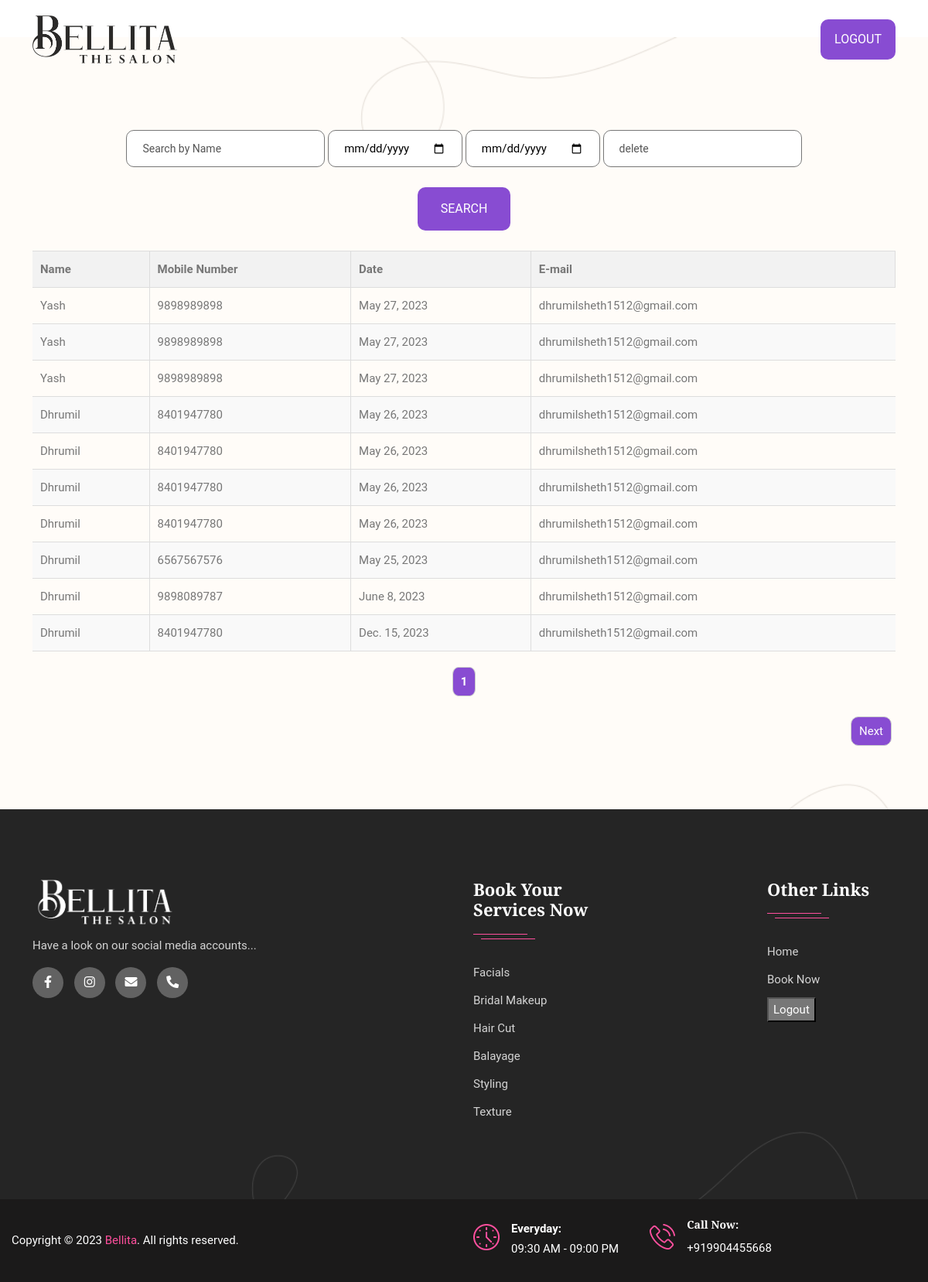
Before: /accounts/profile/ with the older database file.
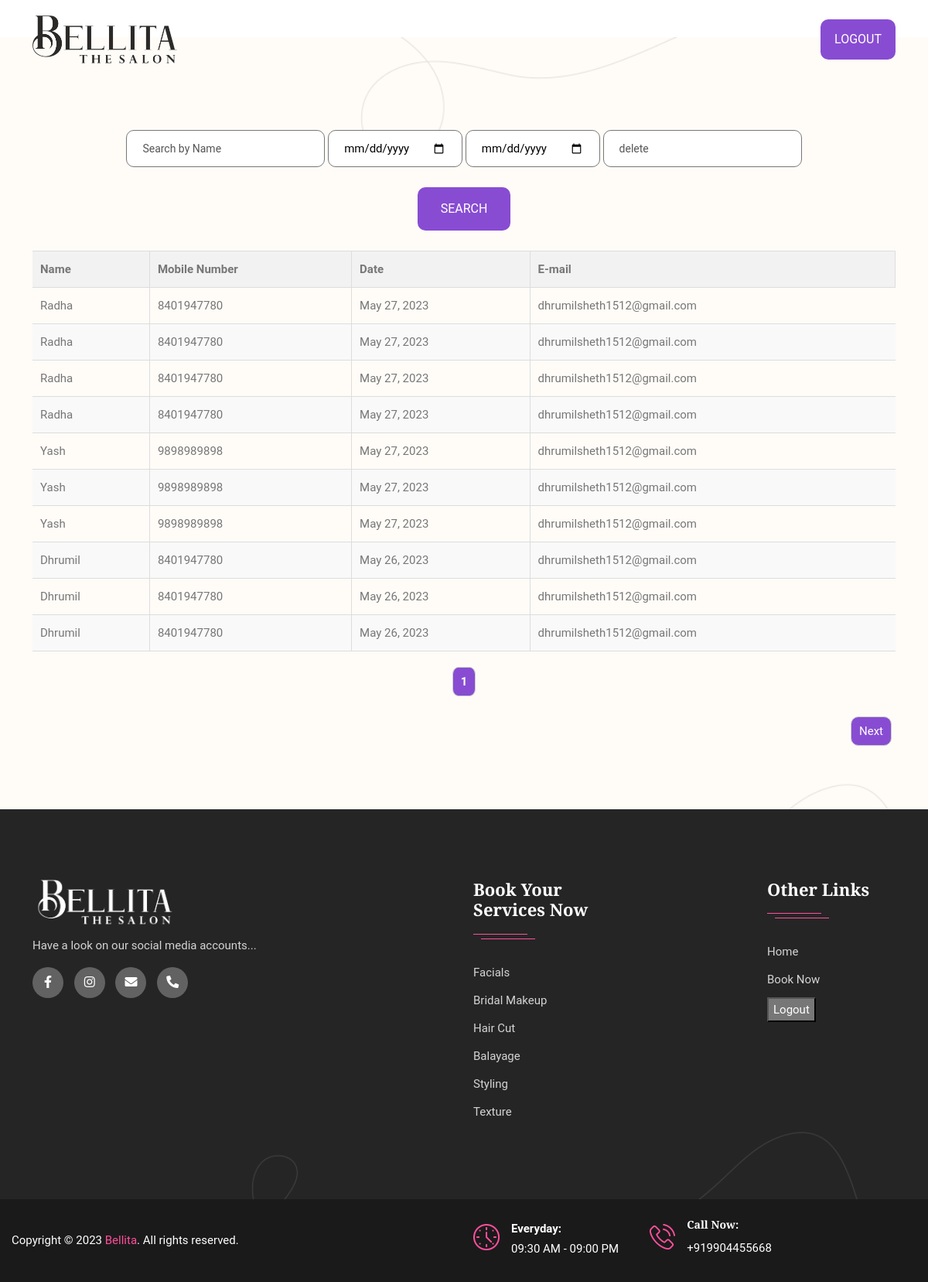
After: the same page with the newer database file.
### bellitaweb/models.py (models this page shows, shortened)
class Form(models.Model):
    input_name = models.CharField(max_length=255)
    mobile_number = models.CharField(max_length=10)
    date = models.DateField(null=True)
    email = models.EmailField(max_length=255, default='')

### bellitaweb/views.py (the view, shortened to what this page needs)
# urls.py: path('accounts/profile/', views.dashboard, name='profile'),
def dashboard(request):
    search_name = request.GET.get('input_name')
    start_date = request.GET.get('start_date')
    end_date = request.GET.get('end_date')
    delete_record = request.GET.get('delete')
    appointments = Form.objects.all().order_by('-id')
    if search_name and (start_date or end_date):
        appointments = Form.objects.filter(
            Q(input_name__icontains=search_name),
            Q(date__range=[start_date, end_date])
        ).order_by('-id')
    elif search_name:
        appointments = Form.objects.filter(input_name__icontains=search_name).order_by('-id')
    elif start_date and end_date:
        appointments = Form.objects.filter(date__range=[start_date, end_date]).order_by('-id')
    else:
        appointments = Form.objects.all().order_by('-id')
    paginator = Paginator(appointments, 10)
    page_number = request.GET.get('page')
    page_obj = paginator.get_page(page_number)
    context = {
        'appointments': page_obj,
        'page_obj': page_obj,
        'search_name': search_name,
        'start_date': start_date,
        'end_date': end_date
    }
    return render(request, 'dashboard.html', context)

### bellitaweb/templates/dashboard.html (shortened to what the changed rows need)
<!doctype html>
<html class="no-js" lang="zxx">
<head>
        <link rel="stylesheet" href="/static/css/bootstrap.min.css">
        <link rel="stylesheet" href="/static/css/animate.min.css">
        <link rel="stylesheet" href="/static/css/magnific-popup.css">
        <link rel="stylesheet" href="/static/fontawesome/css/all.min.css">
        <link rel="stylesheet" href="/static/css/dripicons.css">
        <link rel="stylesheet" href="/static/css/slick.css">
        <link rel="stylesheet" href="/static/css/meanmenu.css">
        <link rel="stylesheet" href="/static/css/default.css">
        <link rel="stylesheet" href="/static/css/style.css">
        <link rel="stylesheet" href="/static/css/responsive.css">
    </head>
    <body>
<br>
<br>
           <section id="booking" class="booking-area p-relative pt-120 pb-120" style="background: url(/static/img/bg/ap-bg.png); background-size: cover; background-position: center center; background-repeat: no-repeat;">
<br>
<div class="container">
    <div class="contact-field p-relative c-subject mb-20">
<table class="appointment-table">
    <thead>
        <tr>
            <th>Name</th>
            <th>Mobile Number</th>
            <th>Date</th>
            <th>E-mail</th>
        </tr>
    </thead>
    <tbody>
        {% for appointment in appointments %}
        <tr>
            <td>{{ appointment.input_name }}</td>
            <td>{{ appointment.mobile_number }}</td>
            <td>{{ appointment.date }}</td>
            <td>{{ appointment.email }}</td>
        </tr>
        {% endfor %}
    </tbody>
</table>
</div>
</div>
</section>
<footer class="footer-bg footer-p pt-90" style="background-color: #252525; background-image: url(img/bg/footer-bg.png);">
    <div class="footer-top">
        <div class="container">
            <div class="row justify-content-between">
                <div class="col-xl-2 col-lg-2 col-sm-6">
                    <div class="footer-widget mb-30">
                        <div class="f-widget-title">
                            <h2>Book Your Services Now</h2>
                        </div>
                    </div>
                </div>
                <div class="col-xl-2 col-lg-2 col-sm-6">
                    <div class="footer-widget mb-30">
                        <div class="f-widget-title">
                            <h2>Other Links</h2>
                        </div>
                    </div>
                </div>
            </div>
        </div>
        </div>
</footer>
</body>
</html>

Changed rows visible on the page:
no longer on this page (row unchanged): Form: input_name "Dhrumil", mobile_number "8401947780", date "May 26, 2023", email "dhrumilsheth1512@gmail.com"
no longer on this page (row unchanged): Form: input_name "Dhrumil", mobile_number "6567567576", date "May 25, 2023", email "dhrumilsheth1512@gmail.com"
no longer on this page (row unchanged): Form: input_name "Dhrumil", mobile_number "9898089787", date "June 8, 2023", email "dhrumilsheth1512@gmail.com"
no longer on this page (row unchanged): Form: input_name "Dhrumil", mobile_number "8401947780", date "Dec. 15, 2023", email "dhrumilsheth1512@gmail.com"
added Form: input_name "Radha", mobile_number "8401947780", date "May 27, 2023", email "dhrumilsheth1512@gmail.com"
added Form: input_name "Radha", mobile_number "8401947780", date "May 27, 2023", email "dhrumilsheth1512@gmail.com"
added Form: input_name "Radha", mobile_number "8401947780", date "May 27, 2023", email "dhrumilsheth1512@gmail.com"
added Form: input_name "Radha", mobile_number "8401947780", date "May 27, 2023", email "dhrumilsheth1512@gmail.com"
